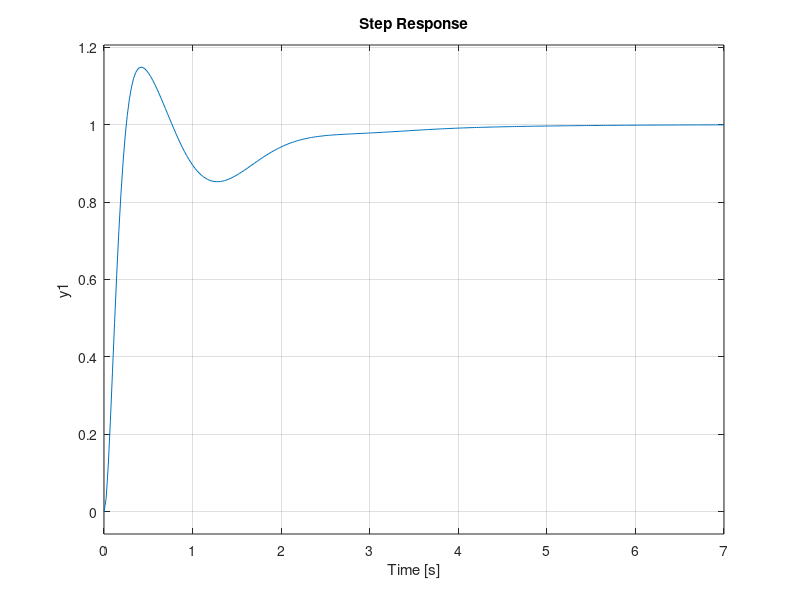

Write MATLAB code to recreate this figure.
num=134.85*conv([1 4],[1 4 4 ]);
den=[1 23.863 147.54634225 109.169004225 564.680169 0];
sys_op=tf(num,den);
sys_cl=feedback(sys_op,1);
w=logspace(-1,2,1000);
bode(sys_op,w);
grid on;
step(sys_cl)
%xlim([0 1200])
%ylim([-30 30])
pole(sys_cl)





